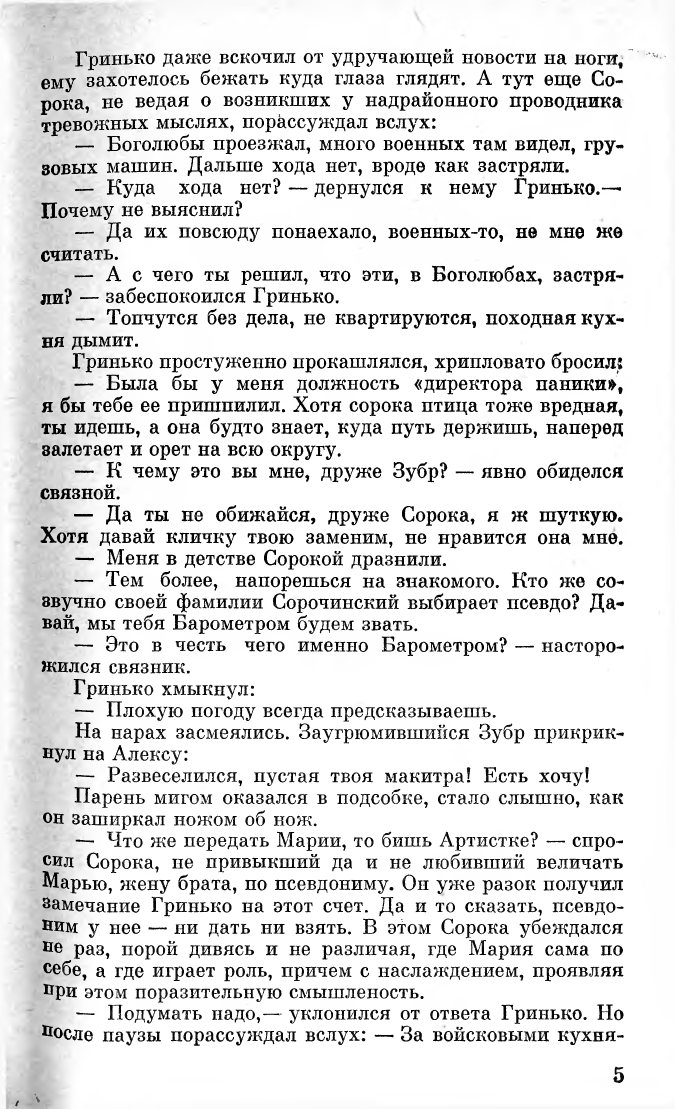
#> input picture crop_letters/book_page_test_dark.png, 2700 x 4434 px (shown at 1/4 size)
$ python -i crop_letters.py   (imports and definitions only)
#> lines starting #> are read from the running program, lines starting #| are printed output that depends on the picture; after the words box and inside, x2 and y2 are one past the last pixel; in counts of white or black regions, pixels touching at a corner belong together
import cv2
import numpy as np
#import matplotlib.pyplot as plt


def cut_lines(bi: np.ndarray):
    bi_erode = cv2.erode(bi, np.ones((1, 7), np.uint8), iterations=1)

    # Init 'scanline'
    line_h = 3
    line_w = bi.shape[1]

    begin = []
    end = []
    line_he = []

    # Mark top and bottom of each line
    for y in range(bi.shape[0] - line_h):
        line = bi_erode[y:y+line_h, :]
        cnt = np.sum(line.flatten() == 0)*100/(line_w*line_h)


        if len(begin) == len(end) and cnt > 15.0:
            begin.append(y)
        elif len(begin) > len(end) and cnt < 10.0:
            end.append(y + line_h)
            line_he.append(y + line_h - begin[len(begin) - 1])

    line_he = np.array(line_he).mean()
    if len(begin) > len(end):
        begin = begin[:-1]

    # Mark top and bottom of the page
    top = np.array(np.append([max(0, begin[0] - line_he)], end), dtype=int)
    bottom = np.array(np.append(begin, [min(bi.shape[0]-1, end[len(end)-1] + line_he)]), dtype=int)

    # Cut lines with margin
    lines = []

    for i in range(len(top)-1):
        lines.append(bi[max(0, top[i]-line_h):min(bi.shape[0]-1, bottom[i+1]+line_h), :])

    return lines

def cut_words(bi_line: np.ndarray):
    bi_erode = cv2.erode(bi_line, np.ones((9, 7), np.uint8), iterations=1)

    # Init 'scanline'
    scan_h = bi_line.shape[0]
    scan_w = 5

    begin = []
    end = []
    space_w = []

    # Mark right and left of each line
    space_len = 0
    for x in range(bi_line.shape[1] - scan_w):
        col = bi_erode[:, x:x+scan_w]
        cnt = np.sum(col.flatten() == 0)*100/(scan_h*scan_w)
        space_len += 1
            #print(cnt)


        if len(begin) == len(end) and cnt >= 10.0:
            begin.append(x)
            if len(begin):
                space_w.append(space_len)
        else:
            #print(cnt)
            if len(begin) > len(end) and cnt <= 5.0:
                end.append(x + scan_w)
                space_len = 0

    if not len(space_w) or not len(begin) or not len(end):
        return []
    space_w = int(np.array(space_w).mean())

    if len(begin) > len(end):
        begin = begin[:-1]

    # Mark top and bottom of the page
    left = [max(0, begin[0] - space_w)]
    right = [max(0, begin[0] - space_w)]
    k = 0
    for i in range(len(begin)):
        if i == 0 or begin[i] - right[k] >= space_w/3:
            left.append(begin[i])
            right.append(end[i])
            k += 1
        else:
            right[k] = end[i]

    left.append(min(bi_line.shape[1]-1, end[-1] + space_w))
    right.append(min(bi_line.shape[1]-1, end[-1] + space_w))
    left = np.array(left, dtype=int)
    right = np.array(right, dtype=int)


    #left = np.array(np.append([max(0, begin[0] - space_w)], end), dtype=int)
    #right = np.array(np.append(begin, [min(bi_line.shape[1]-1, end[-1] + space_w)]), dtype=int)

    # Cut lines with margin
    words = []
    blank = np.full((scan_h, space_w), 255, dtype=np.uint8)

    for i in range(len(right)-2):
        words.append(np.hstack((blank, bi_line[:, left[i+1]:right[i+1]], blank)).T)

    return words

def intersecting(rect1, rect2): # rect1 левее rect2
    (x1, y1, w1, h1) = rect1
    (x2, y2, w2, h2) = rect2
    if x1 + w1 <= x2 or x1 >= x2 + w2:
        return False
    if y1 + h1 <= y2 or y1 >= y2 + h2:
        return False
    return True

def intersect(rect1, rect2):
    (x1, y1, w1, h1) = rect1
    (x2, y2, w2, h2) = rect2
    z1 = x1 + w1
    t1 = y1 + h1
    z2 = x2 + w2
    t2 = y2 + h2

    x = min(x1, x2)
    y = min(y1, y2)
    z = max(z1, z2)
    t = max(t1, t2)

    w = z - x
    h = t - y

    return (x, y, w, h)

def contour_letters(img_binary):

    # Detect letters' contours
    img_erode = cv2.erode(img_binary, np.ones((7, 1), np.uint8), iterations=1)
    contours, hi = cv2.findContours(cv2.bitwise_not(img_erode), cv2.RETR_EXTERNAL, cv2.CHAIN_APPROX_SIMPLE)

    # Get rectangles
    rectangles = []
    for i, contour in enumerate(contours):
            (x, y, w, h) = cv2.boundingRect(contour)
            if x == 0 or y == 0 or y+h == img_binary.shape[0] or x+w == img_binary.shape[1]:
                continue
            rectangles.append((x, y, w, h))

    rectangles = np.array(rectangles, dtype=[('x', '<i4'), ('y', '<i4'), ('w', '<i4'), ('h', '<i4')])
    ids = np.argsort(rectangles, order=('x', 'w', 'y', 'h'))
    rectangles = rectangles[ids]

    if rectangles.shape[0] == 0:
        return rectangles

    # Join intersecting rectangles
    letters = []
    prev = rectangles[0]
    for i, rec in enumerate(rectangles[1:], start=1):
        if intersecting(prev, rec):
            prev = intersect(prev, rec)
        else:
            letters.append(prev)
            prev = rec
    letters.append(prev)

    # Filter rectangles
    mid = [letters[i][1] + letters[i][3]/2 for i in range(len(letters))]
    mean = np.mean(mid)

    result = []
    for letter in np.array(letters, dtype=[('x', '<i4'), ('y', '<i4'), ('w', '<i4'), ('h', '<i4')]):
        (x, y, w, h) = letter
        if y > mean or y + h < mean:
            continue
        result.append(letter)

    return np.array(result, dtype=[('x', '<i4'), ('y', '<i4'), ('w', '<i4'), ('h', '<i4')])

def binary(image):
    if type(image) is str:
        img = cv2.imread(image)
        gray = cv2.cvtColor(img, cv2.COLOR_BGR2GRAY)
    elif type(image) is np.ndarray:
        img = cv2.cvtColor(image, cv2.COLOR_GRAY2BGR)
        gray = image
    else:
        print("WRONG TYPE")
        return None, None

    gray = cv2.GaussianBlur(gray, (3, 3), 0)
    ret, thresh = cv2.threshold(gray, 0, 255, cv2.THRESH_BINARY + cv2.THRESH_OTSU)
    return img, thresh

'''def contour_letters_draw(image):
    img, bi = binary(image)
    rectangles = contour_letters(bi)

    contoured = img.copy()


    rectangles = contour_letters(bi)
    for rec in rectangles:
        (x, y, w, h) = rec
        cv2.rectangle(contoured, (x, y), (x + w, y + h), (170, 0, 0), h//100 + 2)

    plt.imshow(contoured)'''


def letter_28x28(letter_cut):
    (h, w) = letter_cut.shape
    ln = max(w, h)
    letter_sq = 255 * np.ones(shape=(ln, ln), dtype=np.uint8)

    if w < h:
        letter_sq[:, ln//2 - w//2 : ln//2 + (w+1)//2] = letter_cut
    if w > h:
        letter_sq[ln//2 - h//2 : ln//2 + (h+1)//2, :] = letter_cut
    if w == h:
        letter_sq = letter_cut

    return cv2.resize(letter_sq, (28, 28))


def contour_letters_cut_28x28(image):
    _, bi = binary(image)

    letters = []

    # Cut the image into lines
    lines = cut_lines(bi)
    for line in lines:

        # Cut the line into words
        words = cut_words(line)
        for word in words:
            word = word.T
            letters_now = []
            positions = []
            # Contour letters
            rectangles = contour_letters(word)

            for rec in rectangles:
                # Resize the letter to recognition-friendly format
                (x, y, w, h) = rec
                letter = letter_28x28(word[y:y+h, x:x+w])

                # Run recognition
                letter = letter #TODO

                positions.append((x, y))
                letters_now.append(np.array(letter, dtype=float))

            pos = np.array(positions, dtype=[('x', '<i4'), ('y', '<i4')])
            ids = np.argsort(pos, order=('x', 'y'))
            letters.append(np.array(letters_now, dtype=np.ndarray)[ids])

    return np.array(letters, dtype=np.ndarray)

>>> import cv2
>>> picture = cv2.imread('book_page_test_dark.png', cv2.IMREAD_GRAYSCALE)
#> picture is the input picture: shape (4434, 2700); min 0, max 255, mean 223.6
>>> result = contour_letters_cut_28x28(picture)
#> in binary, `ret, thresh = cv2.threshold(gray, 0, 255, cv2.THRESH_BINARY + cv2.THRE..`:
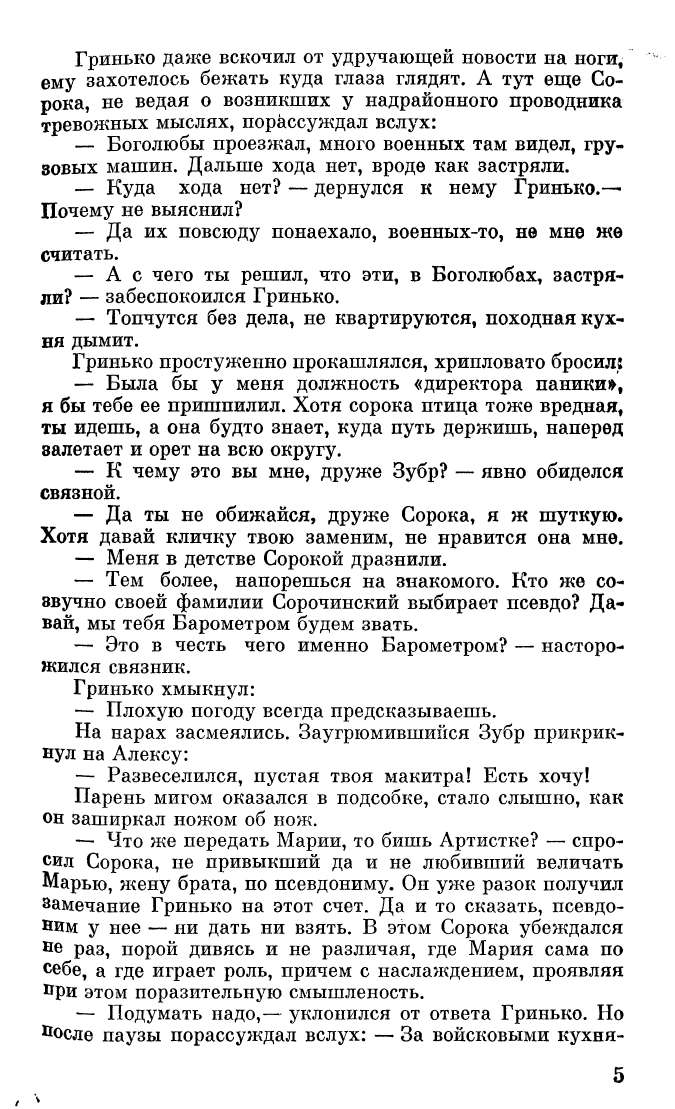
#> thresh: shape (4434, 2700) (shown at 1/4 size); 89.2% white; 1771 black regions (21 under 20 px), largest, box (x1, y1, x2, y2) and area: (170, 3484, 236, 3551) 2175, (165, 810, 229, 876) 2137, (162, 2106, 226, 2172) 1989
#> in binary, `ret, thresh = cv2.threshold(gray, 0, 255, cv2.THRESH_BINARY + cv2.THRE..`: ret = 138
#> in cut_lines, `bi_erode = cv2.erode(bi, np.ones((1, 7), np.uint8), iterations=1)`:
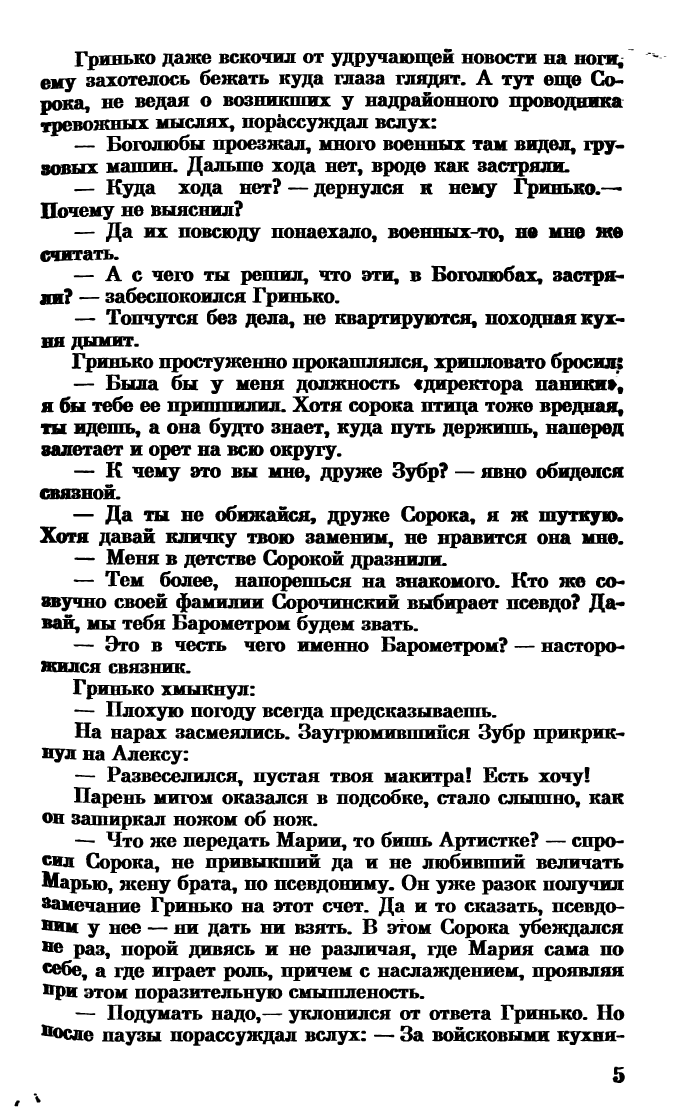
#> bi_erode: shape (4434, 2700) (shown at 1/4 size); 82.8% white; 1121 black regions (5 under 20 px), largest, box (x1, y1, x2, y2) and area: (765, 1605, 1124, 1648) 10434, (2155, 2043, 2471, 2102) 9917, (1014, 384, 1323, 426) 8510
#> the loop in cut_lines, `for y in range(bi.shape[0] - line_h):` made 4431 passes
#> cnt on passes 1 to 3: 0, 0, 0
#> after the loop in cut_lines, `for y in range(bi.shape[0] - line_h):`: begin = 42 values from 212 to 4123; end = 42 values from 262 to 4169; line_he = 42 values, max 54 at index 2, min 41 at index 25, mean 45.98
#> in cut_lines, `line_he = np.array(line_he).mean()`: line_he = 45.98
#> in cut_lines, `top = np.array(np.append([max(0, begin[0] - line_he)], end), dtype=int)`: top = 43 values from 166 to 4169
#> in cut_lines, `bottom = np.array(np.append(begin, [min(bi.shape[0]-1, end[len(end)-1]..`: bottom = 43 values from 212 to 4214
#> the loop in cut_lines, `for i in range(len(top)-1):` made 42 passes
#> after the loop in cut_lines, `for i in range(len(top)-1):`: lines = 42 items
#> the loop in contour_letters_cut_28x28, `for line in lines:` made 42 passes
#> (scan_h in cut_words, scan_w in cut_words, left in cut_words, right in cut_words) on pass 1: (137, 5, [230, 297, 874, 1324, 1844, 2296, 2608, 2699], [230, 849, 1299, 1821, 2272, 2498, 2637, 2699])
#> pass 1, in cut_words, `bi_erode = cv2.erode(bi_line, np.ones((9, 7), np.uint8), iterations=1)`:
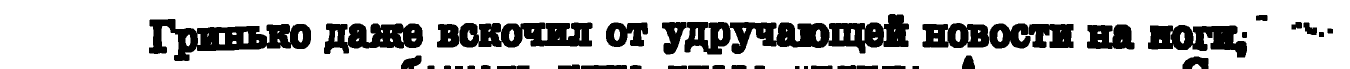
#> bi_erode: shape (137, 2700) (shown at 1/2 size); 76.4% white; 43 black regions, largest, box (x1, y1, x2, y2) and area: (1369, 28, 1818, 109) 18758, (298, 38, 622, 122) 13078, (919, 45, 1185, 95) 10217
#> pass 1, in contour_letters, `img_erode = cv2.erode(img_binary, np.ones((7, 1), np.uint8), iteration..`:
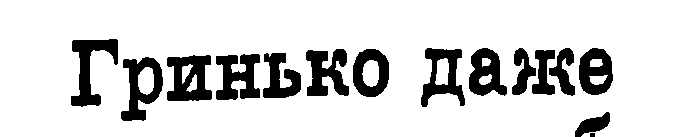
#> img_erode: shape (137, 686); 84.5% white; 15 black regions, largest, box (x1, y1, x2, y2) and area: (167, 55, 212, 101) 1414, (71, 39, 118, 107) 1384, (121, 57, 163, 121) 1351
#> pass 1, in contour_letters (call 2), `img_erode = cv2.erode(img_binary, np.ones((7, 1), np.uint8), iteration..`:
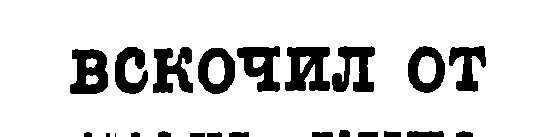
#> img_erode: shape (137, 559); 85.8% white; 23 black regions (2 under 20 px), largest, box (x1, y1, x2, y2) and area: (285, 47, 330, 91) 1386, (70, 49, 108, 94) 1208, (153, 47, 193, 93) 1179
#> after the loop in contour_letters_cut_28x28, `for line in lines:`:
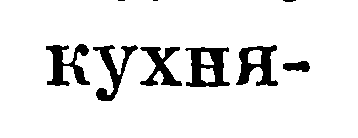
#> word: shape (138, 358); 90.8% white; 9 black regions (2 under 20 px), largest, box (x1, y1, x2, y2) and area: (185, 47, 230, 87) 999, (236, 45, 278, 86) 879, (46, 44, 90, 86) 878

$ run again, on crop_letters/book_page_fih.png
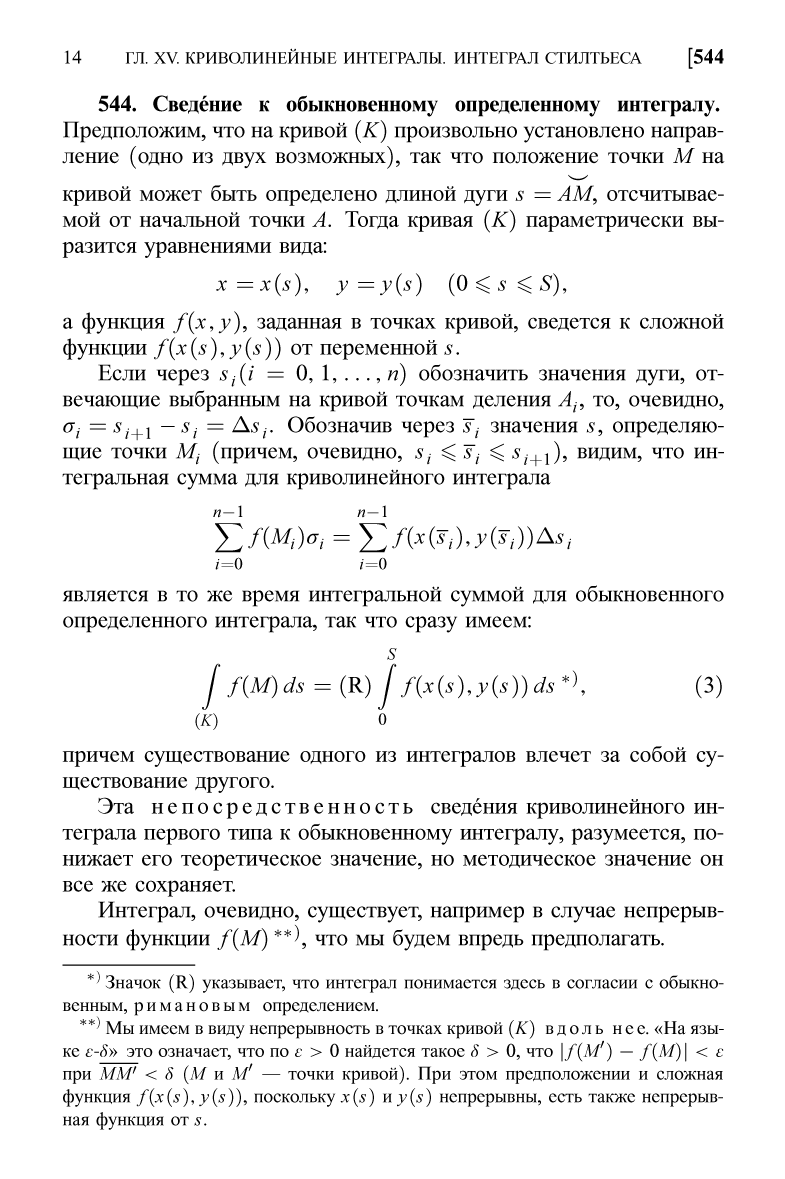
#> input picture crop_letters/book_page_fih.png, 3137 x 4716 px (shown at 1/4 size)
#> picture: shape (4716, 3137); 93.3% white; 1620 black regions, largest, box (x1, y1, x2, y2) and area: (250, 3858, 781, 3863) 2655, (860, 2093, 971, 2209) 2502, (1437, 2093, 1548, 2209) 2502
#> in binary, img is the input picture: shape (4716, 3137, 3); 93.3% white; 1620 black regions, largest, box (x1, y1, x2, y2) and area: (250, 3858, 781, 3863) 2655, (860, 2093, 971, 2209) 2502, (1437, 2093, 1548, 2209) 2502
#> thresh: shape (4716, 3137); 93.3% white; 1624 black regions (2 under 20 px), largest, box (x1, y1, x2, y2) and area: (250, 3858, 781, 3863) 2655, (860, 2093, 970, 2209) 2502, (1437, 2093, 1547, 2209) 2502
#> ret = 128
#> the loop in cut_lines, `for y in range(bi.shape[0] - line_h):` made 4713 passes
#> cnt on passes 1 to 3: 0, 0, 0
#> after the loop in cut_lines, `for y in range(bi.shape[0] - line_h):`: begin = 32 values from 207 to 4373; end = 32 values from 257 to 4413; line_he = 32 values, max 50 at index 0, min 7 at index 25, mean 42.91
#> in cut_lines, `line_he = np.array(line_he).mean()`: line_he = 42.91
#> top = 33 values from 164 to 4413
#> bottom = 33 values from 207 to 4455
#> the loop in cut_lines, `for i in range(len(top)-1):` made 32 passes
#> after the loop in cut_lines, `for i in range(len(top)-1):`: lines = 32 items
#> the loop in contour_letters_cut_28x28, `for line in lines:` made 32 passes
#> (scan_h in cut_words, scan_w in cut_words, left in cut_words, right in cut_words) on pass 1: (243, 5, [199, 260, 401, 462, 1372, 1815, 2748, 2960], [199, 329, 438, 1351, 1784, 2572, 2899, 2960])
#> pass 1, in contour_letters, `img_erode = cv2.erode(img_binary, np.ones((7, 1), np.uint8), iteration..`:
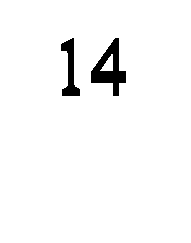
#> img_erode: shape (243, 191); 97% white; 2 black regions, box (x1, y1, x2, y2) and area: (91, 38, 126, 96) 888, (61, 38, 80, 96) 506
#> after the loop in contour_letters_cut_28x28, `for line in lines:`:
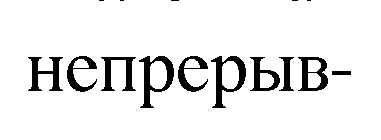
#> word: shape (140, 381); 91.7% white; 15 black regions (5 under 20 px), largest, box (x1, y1, x2, y2) and area: (139, 56, 174, 108) 655, (211, 56, 246, 108) 655, (28, 57, 63, 91) 525
